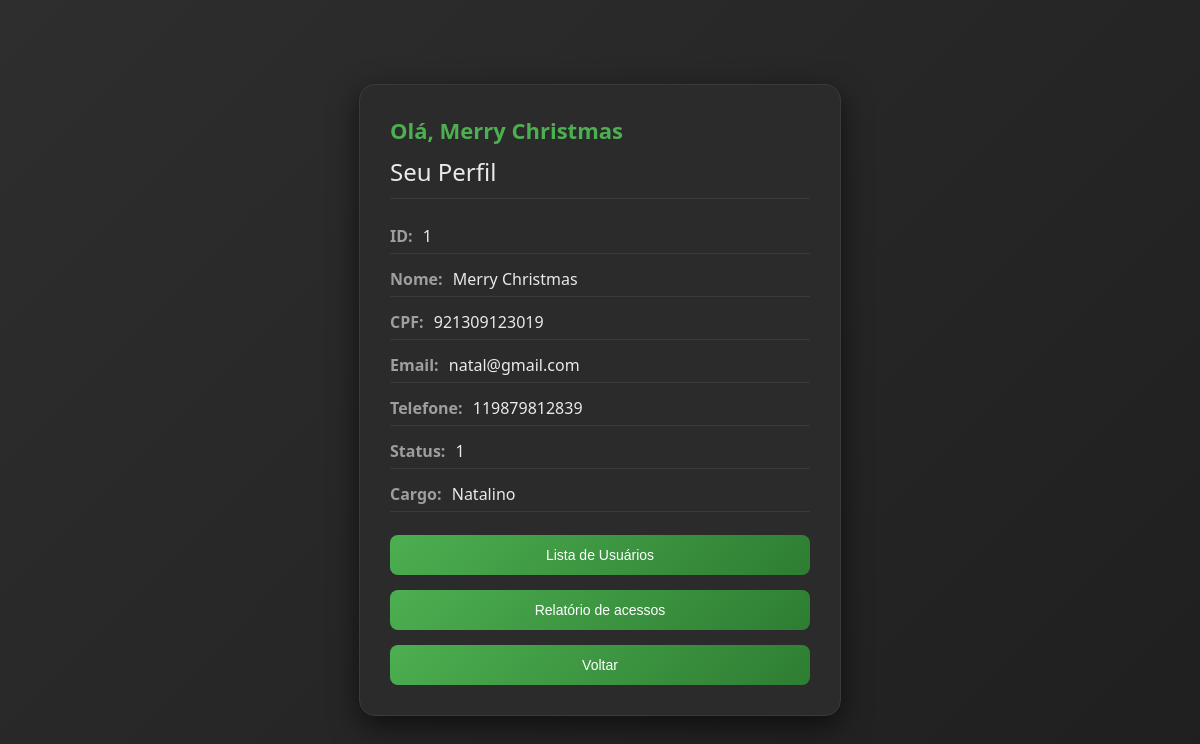
The page /menuusuarios (signed in) on the database its author committed.
### tables this page shows
CREATE TABLE usuario (
        id INTEGER PRIMARY KEY AUTOINCREMENT,
        nome TEXT NOT NULL CHECK (nome LIKE '% %'),
        cpf TEXT UNIQUE NOT NULL,
        email TEXT NOT NULL,
        tel TEXT,
        senha TEXT NOT NULL,
        status INTEGER DEFAULT 1,
        cargo TEXT
    );

### app.py (the view)
@app.route('/menuusuarios')
def menuusuarios():
    if 'usuario_id' not in session:
        return redirect('/')
    usuarios = listar_user()
    usuario_logado = None
    for u in usuarios:
        if u['id'] == session['usuario_id']:
            usuario_logado = u
            break
    return render_template('menuusuarios.html', usuario=usuario_logado)

### database.py (called while the page is built)
def conectar():
    conn = sqlite3.connect(DB_NAME)
    conn.row_factory = sqlite3.Row
    return conn

### models.py (called while the page is built)
def listar_user():
    conn = conectar()
    conn.row_factory = sqlite3.Row
    cursor = conn.cursor()
    cursor.execute("SELECT * FROM usuario")
    usuarios = cursor.fetchall()
    conn.close()
    return usuarios

### templates/menuusuarios.html (shortened to what this page needs)
<!doctype html>
<html lang="pt-BR">
<head>
  <link rel="stylesheet" href="{{ url_for('static', filename='css/menuusuariosstyle.css') }}">
</head>
<body>
  <div class="container">
    <div class="card">
      <div class="saudacao">
      <h2>Olá, {{ usuario.nome }}</h2>
      </div>
      <h2>Seu Perfil</h2>
      <div class="info"><span class="label">ID:</span> {{ usuario.id }}</div>
      <div class="info"><span class="label">Nome:</span> {{ usuario.nome }}</div>
      <div class="info"><span class="label">CPF:</span> {{ usuario.cpf }}</div>
      <div class="info"><span class="label">Email:</span> {{ usuario.email }}</div>
      <div class="info"><span class="label">Telefone:</span> {{ usuario.tel }}</div>
      <div class="info"><span class="label">Status:</span> {{ usuario.status }}</div>
      <div class="info"><span class="label">Cargo:</span> {{ usuario.cargo }}</div>
      <a href="/listausers">
        <button class="btn">Lista de Usuários</button>
      </a>
      <a href="/relatorio">
        <button class="btn">Relatório de acessos</button>
      </a>
      <a href="/home">
        <button class="btn">Voltar</button>
      </a>
    </div>
  </div>
</body>
</html>

### static/css/menuusuariosstyle.css (style rules this page uses)
body { margin: 0; padding: 0; font-family: 'Segoe UI', Tahoma, Geneva, Verdana, sans-serif; background: linear-gradient(135deg, #2e2e2e, #1f1f1f); color: #eaeaea; }
.container { display: flex; justify-content: center; align-items: center; height: 100vh; }
.card { width: 420px; padding: 30px; border-radius: 16px; background: #2b2b2b; box-shadow: 0 10px 30px rgba(0, 0, 0, 0.6); border: 1px solid #3a3a3a; transition: transform 0.2s ease, box-shadow 0.2s ease; }
.saudacao h2 { margin: 0 0 10px 0; color: #4caf50; font-size: 22px; }
.card > h2 { margin: 10px 0 20px 0; font-weight: 500; border-bottom: 1px solid #3a3a3a; padding-bottom: 10px; }
.info { margin: 8px 0; padding: 6px 0; border-bottom: 1px solid #3a3a3a; }
.label { font-weight: 600; color: #9e9e9e; margin-right: 6px; }
.btn { width: 100%; margin-top: 15px; padding: 12px; border: none; border-radius: 8px; background: linear-gradient(135deg, #4caf50, #2e7d32); color: white; font-size: 14px; cursor: pointer; transition: all 0.2s ease; }

### rows shown on the page
usuario: nome "Merry Christmas", id "1", cpf "921309123019", email "natal@gmail.com", tel "119879812839", status "1", cargo "Natalino"
